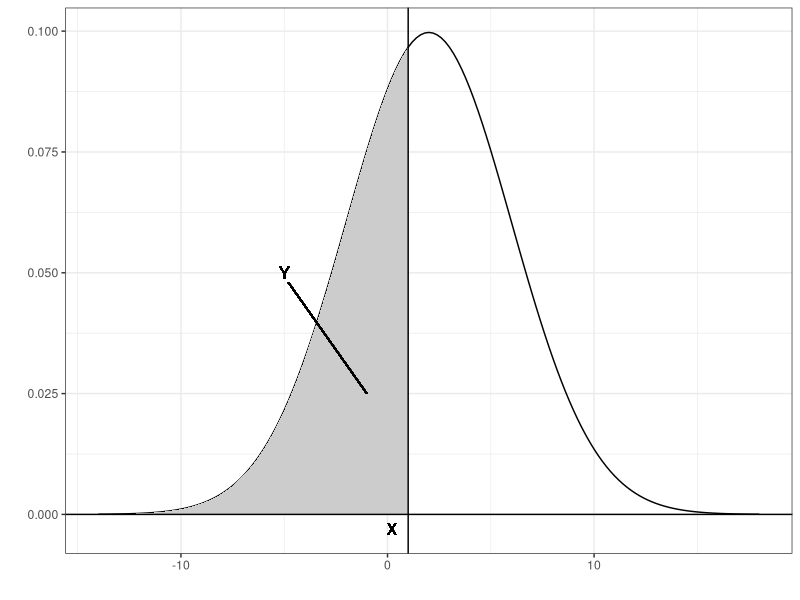

This chart was generated by the following R code:
## ---- chunk 1
knitr::opts_chunk$set(echo = TRUE)
## ---- chunk 2
library(ggplot2)
library(dplyr)
df <- data.frame(x=seq(-14, 18, 0.2), y=dnorm(seq(-14, 18, 0.2), 2, 4))
ar <- df %>% filter(x<=1) 
ar <- rbind(c(-14, 0), ar, c(1,0))
ggplot(data=df, aes(x=x, y=y)) + geom_line() + 
  geom_polygon(data=ar, aes(x=x, y=y), fill="grey80") + 
  geom_vline(xintercept=1, colour="black") + 
  geom_text(aes(x=1, y=-0.003, label="X"), colour="black", nudge_x = -0.8) +
  geom_text(aes(x=-5, y=0.05, label="Y"), colour="black") +
  geom_segment(aes(x=-1, xend=-4.8, y=0.025, yend=0.048), colour="black") +
  geom_hline(yintercept=0, colour="black") + 
  xlab("") + ylab("") + theme_bw()
